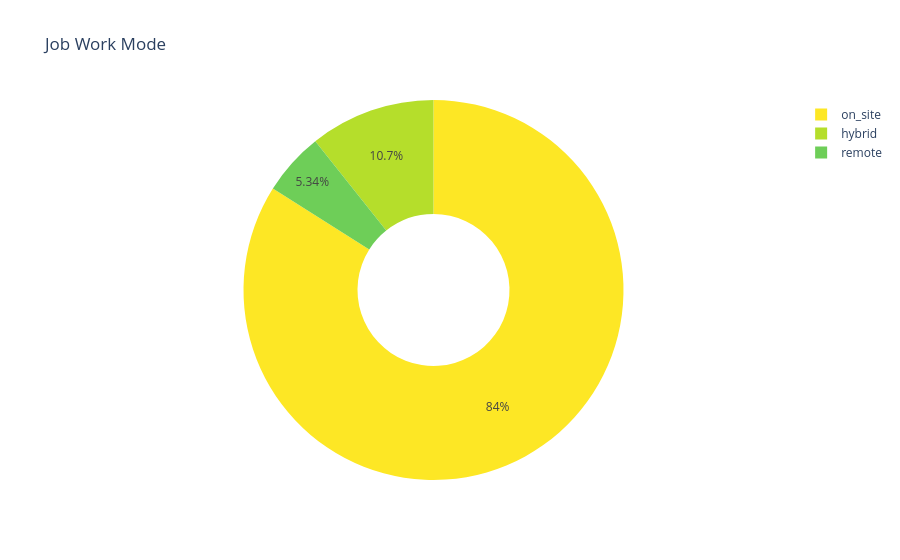

Notebook code for this chart:
### Markdown cell above
## work_mode

### Code cell
distribution_chart.distribution_chart(
    data=job_doc["job_work_mode"],
    chart_type="pie",
    title_text="Job Work Mode",
)

### Figure 1 — Plotly figure (JSON) as saved in the notebook; plotly's stock layout.template omitted (floating-point values rounded to 4 significant figures)
{"data": [{"hole": 0.4, "labels": ["on_site", "hybrid", "remote"], "marker": {"colors": ["#fde725", "#b5de2b", "#6ece58", "#35b779", "#1f9e89", "#26828e", "#31688e", "#3e4989", "#482878", "#440154"]}, "type": "pie", "values": [110, 14, 7]}], "layout": {"annotations": [{"font": {"size": 20}, "showarrow": false, "text": "", "xanchor": "center", "y": 0.5}], "title": {"text": "Job Work Mode"}}}
